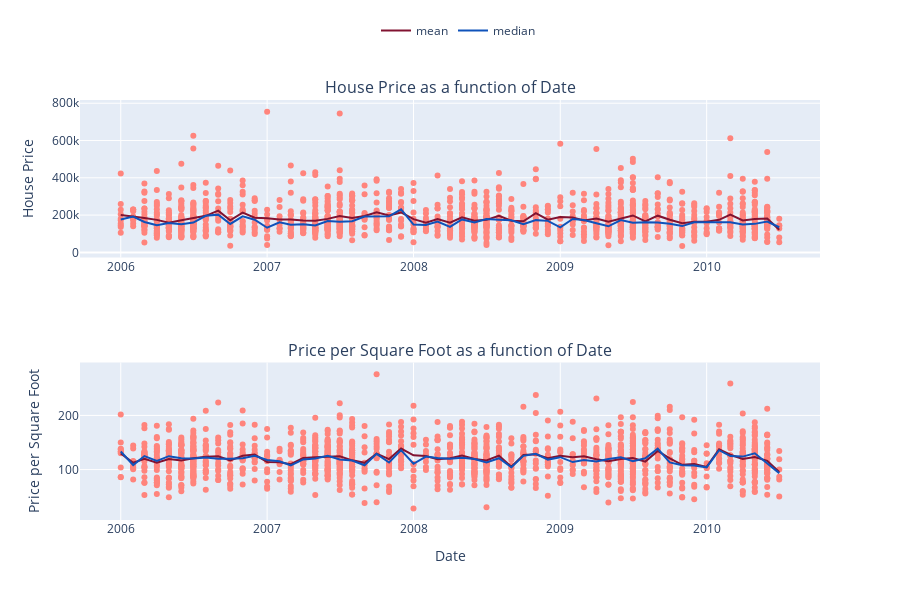

Notebook cell for this chart:
### Code cell
fig_eda_2 = make_subplots(rows=2, cols=1, 
                          subplot_titles=["House Price as a function of Date",
                                          "Price per Square Foot as a function of Date"])

fig_eda_2.add_trace( go.Scatter(x=price_temporal["date_sold"], y=price_temporal["sale_price"],
                          mode="markers", marker_color="#ff847c", showlegend=False),
                row=1, col=1)
fig_eda_2.add_trace( go.Scatter(x=price_temporal_ave["date_sold"], y=price_temporal_ave["sale_price"],
                          mode="lines", marker_color="#811331",
                          showlegend=True, legendgroup="mean", name="mean"),
                row=1, col=1)
fig_eda_2.add_trace( go.Scatter(x=price_temporal_med["date_sold"], y=price_temporal_med["sale_price"],
                          mode="lines", marker_color="#0F52BA",
                          showlegend=True, legendgroup="median", name="median"),
                row=1, col=1)


fig_eda_2.add_trace( go.Scatter(x=price_temporal["date_sold"], y=price_temporal["price_per_sf"],
                          mode="markers", marker_color="#ff847c", showlegend=False),
                row=2, col=1)
fig_eda_2.add_trace( go.Scatter(x=price_temporal_ave["date_sold"], y=price_temporal_ave["price_per_sf"],
                          mode="lines", marker_color="#811331",
                          showlegend=False, legendgroup="mean", name="mean"),
                row=2, col=1)
fig_eda_2.add_trace( go.Scatter(x=price_temporal_med["date_sold"], y=price_temporal_med["price_per_sf"],
                          mode="lines", marker_color="#0F52BA",
                          showlegend=False, legendgroup="median", name="median"),
                row=2, col=1)

fig_eda_2.update_xaxes(title_text="Date", row=2)

fig_eda_2.update_yaxes(title_text="House Price", row=1)
fig_eda_2.update_yaxes(title_text="Price per Square Foot", row=2)



fig_eda_2.update_layout(height=600, legend=dict(yanchor="top", y=1.2, xanchor="left", x=0.4, orientation="h"))
fig_eda_2.show()
